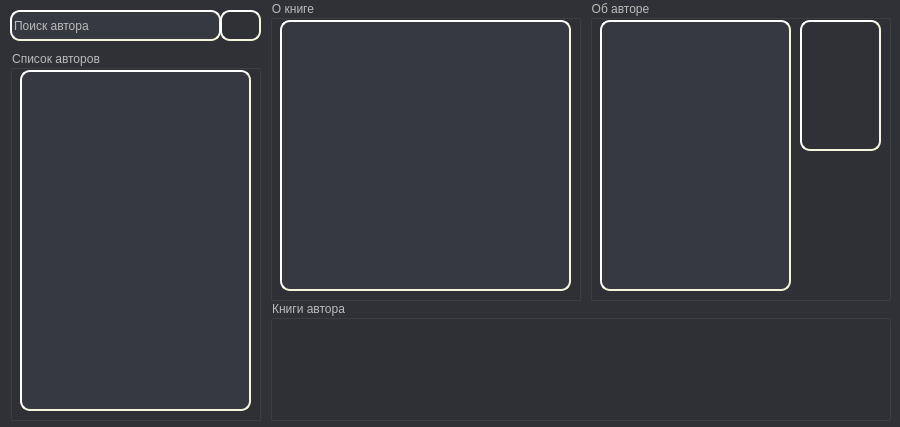
<?xml version="1.0" encoding="UTF-8"?>
<ui version="4.0">
 <class>MainWindow</class>
 <widget class="QMainWindow" name="MainWindow">
  <property name="geometry">
   <rect>
    <x>0</x>
    <y>0</y>
    <width>900</width>
    <height>427</height>
   </rect>
  </property>
  <property name="minimumSize">
   <size>
    <width>900</width>
    <height>427</height>
   </size>
  </property>
  <property name="maximumSize">
   <size>
    <width>900</width>
    <height>427</height>
   </size>
  </property>
  <property name="windowTitle">
   <string>Библиотека</string>
  </property>
  <property name="windowIcon">
   <iconset>
    <normaloff>about_authors/5.png</normaloff>about_authors/5.png</iconset>
  </property>
  <property name="styleSheet">
   <string notr="true">background-color: #2f3136;
color: #bbbbbb;</string>
  </property>
  <widget class="QWidget" name="centralWidget">
   <widget class="QLineEdit" name="lineEdit_search">
    <property name="geometry">
     <rect>
      <x>10</x>
      <y>10</y>
      <width>211</width>
      <height>31</height>
     </rect>
    </property>
    <property name="styleSheet">
     <string notr="true">background-color: #36393f;
border-style: outset;
border-width: 2px;
border-radius: 10px;
border-color: beige;
</string>
    </property>
    <property name="text">
     <string>Поиск автора</string>
    </property>
   </widget>
   <widget class="QPushButton" name="button_search">
    <property name="geometry">
     <rect>
      <x>220</x>
      <y>10</y>
      <width>41</width>
      <height>31</height>
     </rect>
    </property>
    <property name="styleSheet">
     <string notr="true">background-color: #2f3136;
border-style: outset;
border-width: 2px;
border-radius: 10px;
border-color: beige;
</string>
    </property>
    <property name="text">
     <string/>
    </property>
   </widget>
   <widget class="QGroupBox" name="books_Box">
    <property name="geometry">
     <rect>
      <x>270</x>
      <y>300</y>
      <width>621</width>
      <height>121</height>
     </rect>
    </property>
    <property name="styleSheet">
     <string notr="true"/>
    </property>
    <property name="title">
     <string>Книги автора</string>
    </property>
   </widget>
   <widget class="QGroupBox" name="autors_Box">
    <property name="geometry">
     <rect>
      <x>10</x>
      <y>50</y>
      <width>251</width>
      <height>371</height>
     </rect>
    </property>
    <property name="styleSheet">
     <string notr="true"/>
    </property>
    <property name="title">
     <string>Список авторов</string>
    </property>
    <widget class="QListWidget" name="listWidget_authors">
     <property name="geometry">
      <rect>
       <x>10</x>
       <y>20</y>
       <width>231</width>
       <height>341</height>
      </rect>
     </property>
     <property name="styleSheet">
      <string notr="true">background-color: #36393f;
border-style: outset;
border-width: 2px;
border-radius: 10px;
border-color: beige;</string>
     </property>
     <property name="horizontalScrollBarPolicy">
      <enum>Qt::ScrollBarAlwaysOff</enum>
     </property>
    </widget>
   </widget>
   <widget class="QGroupBox" name="about_author_Box">
    <property name="geometry">
     <rect>
      <x>590</x>
      <y>0</y>
      <width>301</width>
      <height>301</height>
     </rect>
    </property>
    <property name="styleSheet">
     <string notr="true"/>
    </property>
    <property name="title">
     <string>Об авторе</string>
    </property>
    <widget class="QTextEdit" name="textEdit_author">
     <property name="geometry">
      <rect>
       <x>10</x>
       <y>20</y>
       <width>191</width>
       <height>271</height>
      </rect>
     </property>
     <property name="styleSheet">
      <string notr="true">background-color: #36393f;
border-style: outset;
border-width: 2px;
border-radius: 10px;
border-color: beige;</string>
     </property>
     <property name="horizontalScrollBarPolicy">
      <enum>Qt::ScrollBarAlwaysOff</enum>
     </property>
     <property name="autoFormatting">
      <set>QTextEdit::AutoAll</set>
     </property>
     <property name="undoRedoEnabled">
      <bool>true</bool>
     </property>
     <property name="readOnly">
      <bool>true</bool>
     </property>
    </widget>
    <widget class="QLabel" name="photo_author_label">
     <property name="geometry">
      <rect>
       <x>210</x>
       <y>20</y>
       <width>81</width>
       <height>131</height>
      </rect>
     </property>
     <property name="styleSheet">
      <string notr="true">border-style: outset;
border-width: 2px;
border-radius: 10px;
border-color: beige;</string>
     </property>
     <property name="text">
      <string/>
     </property>
    </widget>
   </widget>
   <widget class="QGroupBox" name="about_book_Box">
    <property name="geometry">
     <rect>
      <x>270</x>
      <y>0</y>
      <width>311</width>
      <height>301</height>
     </rect>
    </property>
    <property name="styleSheet">
     <string notr="true"/>
    </property>
    <property name="title">
     <string>О книге</string>
    </property>
    <widget class="QTextEdit" name="textEdit_aboutBook">
     <property name="geometry">
      <rect>
       <x>10</x>
       <y>20</y>
       <width>291</width>
       <height>271</height>
      </rect>
     </property>
     <property name="styleSheet">
      <string notr="true">background-color: #36393f;
border-style: outset;
border-width: 2px;
border-radius: 10px;
border-color: beige;
</string>
     </property>
     <property name="horizontalScrollBarPolicy">
      <enum>Qt::ScrollBarAlwaysOff</enum>
     </property>
     <property name="undoRedoEnabled">
      <bool>false</bool>
     </property>
     <property name="readOnly">
      <bool>true</bool>
     </property>
    </widget>
   </widget>
  </widget>
 </widget>
 <layoutdefault spacing="6" margin="11"/>
 <resources/>
 <connections/>
</ui>
